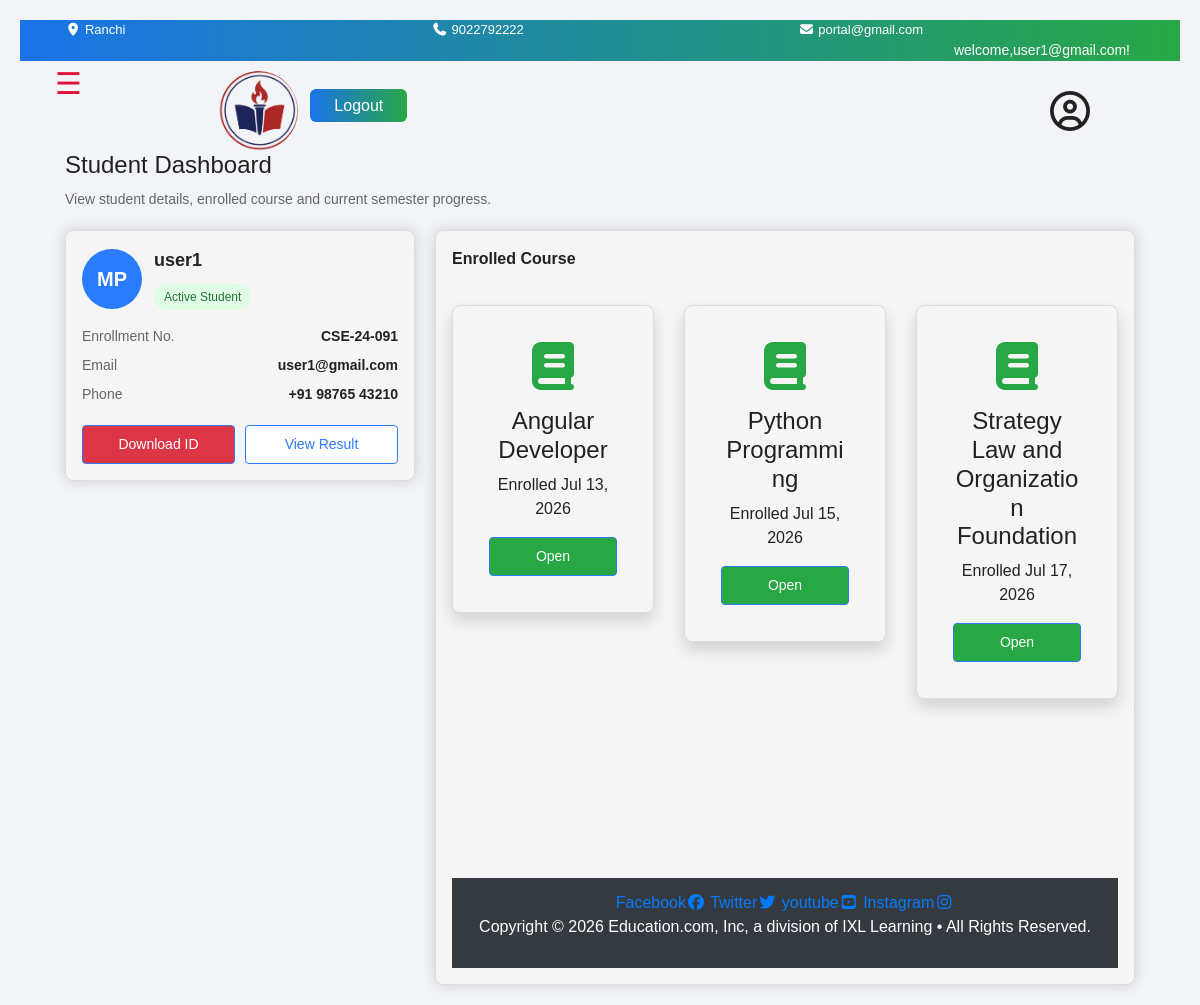
Screenshot of /studentdashboard/ (signed in) with the database file from the repository.
### myapp/models.py (models this page shows, shortened)
class Enrollment(models.Model):
    student = models.ForeignKey(User, on_delete=models.CASCADE, related_name='enrollments')
    course = models.ForeignKey(Courses, on_delete=models.CASCADE, related_name='enrollments')
    enrolled_at = models.DateTimeField(auto_now_add=True)

class Courses(models.Model):
    user=models.ForeignKey('auth.user',on_delete=models.CASCADE)
    product_name=models.CharField(max_length=200)
    description=models.TextField(null=True)
    qty=models.IntegerField(default=1)
    product_image=models.ImageField(upload_to='product_images/',blank=True,null=True)
    price=models.DecimalField(max_digits=10,decimal_places=2)

### myapp/views.py (the view)
# urls.py: path('studentdashboard/',stdash,name='studentdashboard'),
@login_required
def stdash(request):
    if request.user.is_staff:
        return render(request, 'msg.html', {'message': 'Faculty cannot access student dashboard.'})
    enrollments = Enrollment.objects.filter(student=request.user).select_related('course')
    enrolled_course_ids = [e.course_id for e in enrollments]
    contents = CourseContent.objects.filter(course_id__in=enrolled_course_ids).select_related('course')
    return render(request, 'pages/studentdashboard.html', {
        'enrollments': enrollments,
        'contents': contents,
    })

### myapp/templates/pages/studentdashboard.html (shortened to what this page needs)
{% extends 'base.html'%}
{% load static %}
{% block content %}
{% include "nav.html"%}
  <div class="container">
    <h1>Student Dashboard</h1>
    <p class="small-text">View student details, enrolled course and current semester progress.</p>
    {%if user.is_authenticated%}
    <div class="dashboard">
      <div class="left-column">
        <div class="card">
          <div class="profile-header">
            <div class="avatar">MP</div>
            <div>
              <div class="student-name">{{user}}</div>
              <span class="status-badge">Active Student</span>
            </div>
          </div>
          <div class="info-row">
            <div class="info-label">Enrollment No.</div>
            <div class="info-value">CSE-24-091</div>
          </div>
          <div class="info-row">
            <div class="info-label">Email</div>
            <div class="info-value">{{user.email}}</div>
          </div>
          <div class="info-row">
            <div class="info-label">Phone</div>
            <div class="info-value">+91 98765 43210</div>
          </div>
          <div class="button-row">
            <button class="btn btn-danger">Download ID</button>
            <button class="btn btn-outline">View Result</button>
          </div>
        </div>
      </div>
      {% endif %}
      <div class="right-column">
        <div class="card">
          <div class="section-title">Enrolled Course</div>
          <div class="row mt-4">
            {% for enrollment in enrollments %}
            <div class="col-md-4 mb-4">
                <div class="card shadow">
                    <div class="card-body text-center">
                        <i class="fa-solid fa-book fa-3x text-success"></i>
                        <h4 class="mt-3">{{ enrollment.course.product_name }}</h4>
                        <p>Enrolled {{ enrollment.enrolled_at|date:"M d, Y" }}</p>
                        <a href="{% url 'course_detail' enrollment.course.id %}" class="btn btn-success">Open</a>
                    </div>
                </div>
            </div>
            {% empty %}
            <div class="col-12">
                <p>You haven't enrolled in any courses yet. <a href="{% url 'index' %}">Browse courses</a>.</p>
            </div>
            {% endfor %}
        </div>
{% endblock %}

### myapp/templates/base.html (shortened to what this page needs)
{% load static %}
<!DOCTYPE html>
<html lang="en">
<head>
  <link rel="stylesheet" href="https://cdn.jsdelivr.net/npm/bootstrap@4.6.2/dist/css/bootstrap.min.css"
>
  <link rel="stylesheet" href="https://cdnjs.cloudflare.com/ajax/libs/font-awesome/7.0.1/css/all.min.css"
 />
  <link rel="stylesheet" href="{% static 'style/style.css' %}?v=1">
</head>
<body class="{% block body_class %}{% endblock %}">
    {% block content %}
    {% endblock %}
  <section class="b">
    <div class="footer">
      <footer class="bg-dark text-white text-center">
        <div class="social-links">
          <a href="https://facebook.com" target="_blank" rel="noopener noreferrer">Facebook<i
              class="fa-brands fa-facebook"></i></a>
          <a href="https://twitter.com" target="_blank" rel="noopener noreferrer">Twitter<i
              class="fa-brands fa-twitter"></i></a>
          <a href="https://youtube.com" target="_blank" rel="noopener noreferrer">youtube<i
              class="fa-brands fa-youtube-square"></i></a>
          <a href="https://instagram.com" target="_blank" rel="noopener noreferrer">Instagram<i
              class="fa-brands fa-instagram"></i></a>
          <p class="copyright">Copyright © 2026 Education.com, Inc, a division of IXL Learning • All Rights Reserved.
          </p>
        </div>
      </footer>
    </div>
  </section>
</body>
</html>

### myapp/templates/nav.html (shortened to what this page needs)
{% load static %}
<section class="a">
    <div class="container">
      <div class="row">
        <div class="col-md-4">
          <p>
            <i class="fa-solid fa-location-dot"></i> Ranchi
          </p>
        </div>
        <div class="col-md-4">
          <p>
            <i class="fa-solid fa-phone"></i> 9022792222
          </p>
        </div>
        <div class="col-md-4">
          <p>
            <i class="fa-solid fa-envelope"></i> portal@gmail.com
          </p>
        </div>
        {%if user.is_authenticated%}
        <div class="navbar_testme">
          <p>welcome,{{user.email}}!</p>
        </div>
        {%endif%}
      </div>
    </div>
  </section>
  <div class="side-nav">
    <div class="row">
      <div class="col-md-2">
        <span class="open-btn" style="font-size:30px;cursor:pointer" onclick="openNav()">&#9776;</span>
      </div>
      <div class="col-md-10">
        <div class="logo">
          <img src="{% static 'img/logo.png'%}" alt="Weducation logo">
          <i class="fa-regular fa-circle-user" id="d" style="cursor:pointer;"></i>
          {% if user.is_authenticated %}
          <form action="{% url 'logout' %}" method="post">
            <a class="lg" href="{% url 'logout'%}">Logout</a>
          </form>
          {% else %}
          <a class="lg" href="{% url 'userlogin'%}">Log In</a>
           {% endif %}
        </div>
      </div>
    </div>
  </div>

### myapp/static/style/style.css (style rules this page uses)
html, body { overflow-x: hidden; max-width: 100%; scroll-behavior: smooth; font-family:Arial, Helvetica, sans-serif; }
@media (max-width:2560px) { body { display: flex; flex-direction: column; min-height: 100vh; } }
@media (max-width:2560px) { .open-btn { margin-left: 25px; color: crimson; padding: 5px 10px; } }
@media (max-width:2560px) { .logo { display: flex; justify-content: flex-start; align-items: center; gap: 12px; flex-wrap: wrap; } }
@media (max-width:2560px) { .col-md-10 .lg { background:linear-gradient(90deg, #1a73e8, #28a745); color:#fff; padding: 8px 24px; border-radius: 6px; font-weight: 200; text-decoration: none; transition: background 0.2 ease ; } }
@media (max-width:2560px) { .navbar_testme { margin-left:auto; padding-right:20px; } }
@media (max-width:2560px) { .navbar_testme p { margin-top:0; font-size:14px; color:#fff; } }
@media (max-width:2560px) { .col-md-10 i { position: absolute; right:100px; top:30px; font-size:40px; } }
@media (max-width:2560px) { .logo img { margin-top: 10px; padding-bottom: 0px; justify-content: center; border-radius: 50%; width: 80px; height: 80px; object-fit: cover; } }
@media (max-width:2560px) { .a p { margin-bottom: 0; color: white; } }
@media (max-width:2560px) { .a { background: linear-gradient(90deg, #1a73e8, #28a745); font-size: 13px; } }
@media (max-width:2560px) { footer { margin-top: 155px; padding: 13px; text-align: center; background: cyan; } }
@media (max-width:2560px) { .container .card { background: whitesmoke; border-radius: 8px; box-shadow: 0px 0 15px rgba(0, 0, 0, 0.15); } }
@media (max-width:2560px) { * { margin: 0; padding: 0; box-sizing: border-box; } }
@media (max-width:2560px) { .r img,.btn { display:block; margin:0 auto; } }

### myapp/templates/pages/studentdashboard.html (style rules this page uses)
* { margin: 0; padding: 0; box-sizing: border-box; }
body { font-family: Arial, sans-serif; background-color: #f2f4f7; color: #222; padding: 20px; }
.container { max-width: 1100px; margin: 0 auto; }
h1 { font-size: 24px; margin-bottom: 10px; }
.small-text { color: #666; font-size: 14px; margin-bottom: 20px; }
.dashboard { display: flex; gap: 20px; }
.left-column { flex: 1; }
.right-column { flex: 2; display: flex; flex-direction: column; gap: 20px; }
.card { background-color: #fff; border: 1px solid #ddd; border-radius: 8px; padding: 16px; }
.profile-header { display: flex; gap: 12px; align-items: center; margin-bottom: 16px; }
.avatar { width: 60px; height: 60px; border-radius: 50%; background-color: #2b7bff; color: #fff; display: flex; align-items: center; justify-content: center; font-size: 20px; font-weight: bold; }
.student-name { font-size: 18px; font-weight: bold; }
.status-badge { display: inline-block; margin-top: 6px; padding: 4px 10px; font-size: 12px; border-radius: 20px; background-color: #e0fce5; color: #23723b; }
.info-row { display: flex; justify-content: space-between; margin-bottom: 8px; font-size: 14px; }
.info-label { color: #666; }
.info-value { font-weight: bold; text-align: right; }
.button-row { display: flex; gap: 10px; margin-top: 12px; }
.btn { flex: 1; padding: 8px 10px; font-size: 14px; border-radius: 4px; border: 1px solid #2b7bff; cursor: pointer; }
.btn-outline { background-color: #fff; color: #2b7bff; }
.section-title { font-size: 16px; font-weight: bold; margin-bottom: 10px; }

### rows the page displays
Enrollment: course.product_name "Angular Developer", enrolled_at "Jul 13, 2026"
Enrollment: course.product_name "Python Programming", enrolled_at "Jul 15, 2026"
Enrollment: course.product_name "Strategy Law and Organization Foundation", enrolled_at "Jul 17, 2026"

### other values shown
{{ user.email }} "user1@gmail.com"
{{ user }} "user1"
